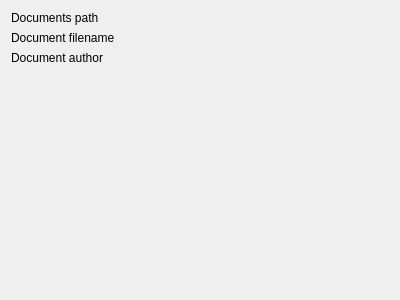
<?xml version="1.0" encoding="UTF-8"?>
<ui version="4.0">
 <class>DocumentRelationEditorConfigWidgetBase</class>
 <widget class="QWidget" name="DocumentRelationEditorConfigWidgetBase">
  <property name="geometry">
   <rect>
    <x>0</x>
    <y>0</y>
    <width>400</width>
    <height>300</height>
   </rect>
  </property>
  <property name="windowTitle">
   <string>Form</string>
  </property>
  <layout class="QGridLayout" name="gridLayout">
   <item row="0" column="2">
    <widget class="QgsFieldExpressionWidget" name="mDocumentsPathExpressionWidget" native="true"/>
   </item>
   <item row="1" column="2">
    <widget class="QgsFieldExpressionWidget" name="mDocumentFilenameExpressionWidget" native="true"/>
   </item>
   <item row="2" column="2">
    <widget class="QgsFieldExpressionWidget" name="mDocumentAuthorExpressionWidget" native="true"/>
   </item>
   <item row="2" column="0" colspan="2">
    <widget class="QLabel" name="label_3">
     <property name="text">
      <string>Document author</string>
     </property>
    </widget>
   </item>
   <item row="0" column="0" colspan="2">
    <widget class="QLabel" name="label_2">
     <property name="text">
      <string>Documents path</string>
     </property>
    </widget>
   </item>
   <item row="3" column="2">
    <spacer name="verticalSpacer">
     <property name="orientation">
      <enum>Qt::Vertical</enum>
     </property>
     <property name="sizeHint" stdset="0">
      <size>
       <width>20</width>
       <height>40</height>
      </size>
     </property>
    </spacer>
   </item>
   <item row="1" column="0">
    <widget class="QLabel" name="label">
     <property name="text">
      <string>Document filename</string>
     </property>
    </widget>
   </item>
  </layout>
 </widget>
 <customwidgets>
  <customwidget>
   <class>QgsFieldExpressionWidget</class>
   <extends>QWidget</extends>
   <header>qgsfieldexpressionwidget.h</header>
  </customwidget>
 </customwidgets>
 <resources/>
 <connections/>
</ui>
